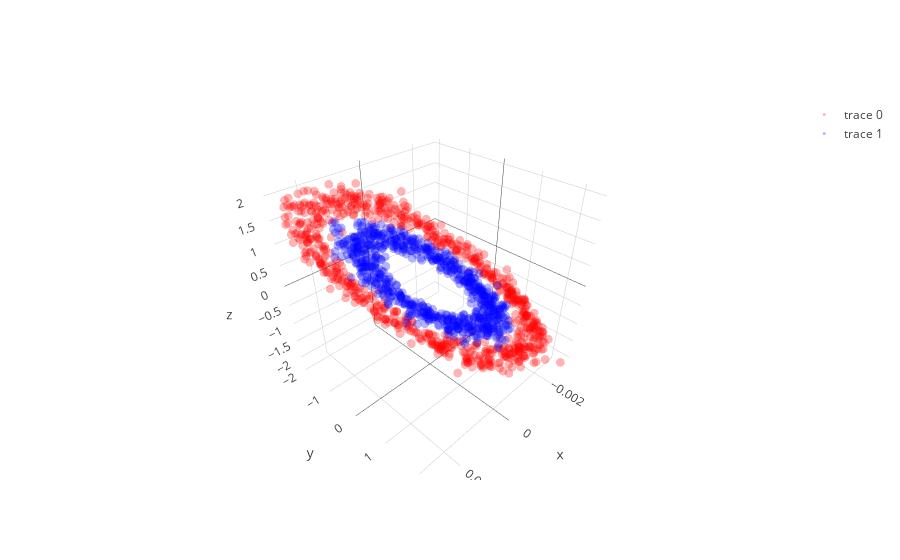

Notebook code for this chart:
### Code cell
learning_rate = 0.00008; beta1=0.999; beta2=0.999; adam_e = 1e-8 

l1 = PCA_layer(2,4)
l1b= batch_norm()
l2 = PCA_layer(4,3)
l2b= batch_norm()
l3 = PCA_layer(3,2)

mini_batch_size    = 20
training_iteration = 100

copyX = np.copy(X)
for iter in range(training_iteration):

    copyX = shuffle(copyX)
    for current_batch_index in range(0,len(X),mini_batch_size):
        current_batch = copyX[current_batch_index:current_batch_index+mini_batch_size]
        layer1,layer1_var = l1.feed_non(current_batch,0)
        layer1bn = l1b.feed(layer1)
        layer2,layer2_var = l2.feed_non(layer1bn,0)
        layer2bn = l2b.feed(layer2)
        layer3,layer3_var = l3.feed_linear(layer2bn)

        sys.stdout.write("Iter: " + str(iter) + " " + str(layer1_var.mean() + layer2_var.mean() + layer3_var.mean()) + '\r')
        sys.stdout.flush()
        
        grad3 = l3.back_linear()
        grad2bn = l2b.back(grad3)
        grad2 = l2.back_non(grad2bn,cancel=0,sign_value=1)
        grad1bn = l1b.back(grad2)
        grad1 = l1.back_non(grad1bn,cancel=0,sign_value=-1)
   
layer1,layer1_var = l1.feed_non(X,0)
layer1bn = l1b.feed(layer1)
layer2,layer2_var = l2.feed_non(layer1bn,0)
layer2bn = l2b.feed(layer2)
layer3,layer3_var = l3.feed_linear(layer2bn)

trace1 = go.Scatter3d(
    x=layer2bn[y==0,0],
    y=layer2bn[y==0,1],
    z=layer2bn[y==0,2],
    mode='markers',
    line=dict(color='red',width=0.5),
    marker=dict(size=3,opacity=0.3)
)
trace2 = go.Scatter3d(
    x=layer2bn[y==1,0],
    y=layer2bn[y==1,1],
    z=layer2bn[y==1,2],
    mode='markers',
    line=dict(color='blue',width=0.5),
    marker=dict(size=3,opacity=0.3)
)
data = [trace1,trace2]
fig  = go.Figure(data=data)
iplot(fig)

plt.figure(figsize=(8,6))
plt.scatter(layer3[y==0, 0], layer3[y==0, 1], color='red', alpha=0.5)
plt.scatter(layer3[y==1, 0], layer3[y==1, 1], color='blue', alpha=0.5)
plt.show()

### Figure 1 — Plotly figure (JSON) as saved in the notebook; plotly's stock layout.template omitted (floating-point values rounded to 4 significant figures; data arrays with more than 128 entries replaced by an {"elided": "..."} marker saying what was removed)
{"data": [{"line": {"color": "red", "width": 0.5}, "marker": {"opacity": 0.3, "size": 3}, "mode": "markers", "type": "scatter3d", "uid": "bacedbe6-c3ec-41fa-8898-9998c569f798", "x": {"elided": "750 float values"}, "y": {"elided": "750 float values"}, "z": {"elided": "750 float values"}}, {"line": {"color": "blue", "width": 0.5}, "marker": {"opacity": 0.3, "size": 3}, "mode": "markers", "type": "scatter3d", "uid": "58728f58-aef0-4816-8320-c473da1740b0", "x": {"elided": "750 float values"}, "y": {"elided": "750 float values"}, "z": {"elided": "750 float values"}}], "layout": {}}
